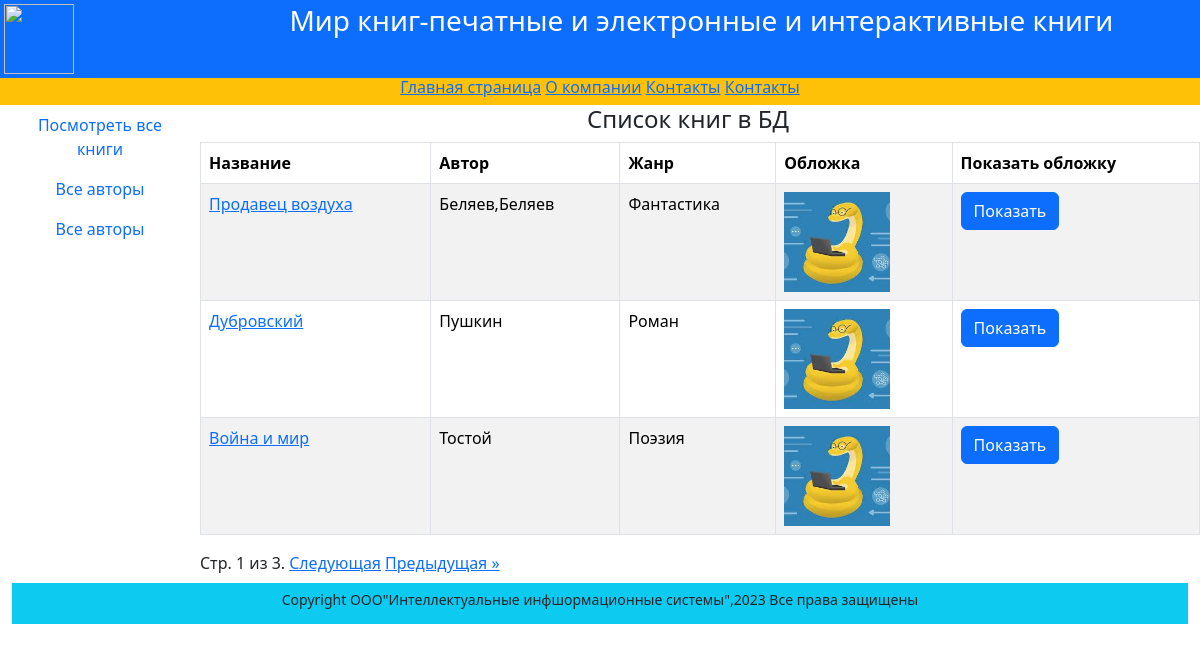
The page /books/ on the database its author committed.
### catalog/models.py (models this page shows, shortened)
class Book(models.Model):
    title = models.CharField(max_length=200,
                             help_text='Введите название книги',
                             verbose_name='Название книги')
    genre = models.ForeignKey('Genre',on_delete=models.CASCADE,help_text='Выберите жанр для книги',
                            verbose_name ='Жанр книги',null=True)
    language = models.ForeignKey('Language',on_delete = models.CASCADE,
                             help_text ='Выберите  язык книги',
                             verbose_name ='Язык книги',null=True)
    publisher = models.ForeignKey('Publisher',on_delete= models.CASCADE ,help_text='Выберите  издательство',
                                                    verbose_name='Издательство',null=True)
    year = models.CharField(max_length=4,
                            help_text='Введите год издания',
                            verbose_name='Год издания')
    author = models.ManyToManyField('Author',
                                help_text='Выберите автора(авторов)',
                                verbose_name='Автор (авторы) книги')
    summary = models.TextField(max_length=1000,help_text='Введите краткое описание книги',
                               verbose_name='Аннотация книги')
    isbn = models.CharField(max_length=13,
                            help_text='Должно содержать 13 символов',
                            verbose_name='ISBN книги')
    price = models.DecimalField(decimal_places=2,max_digits=7,
                                help_text='Введите цену книги',
                                verbose_name='Цена (руб.)')
    photo = models.ImageField(upload_to='images',
                              help_text='Введите изображение обложки',
                              verbose_name='Изображение обложки',
                              null=True , blank=True ,
                              default="images/2.jpeg")
    def display_author(self):
        return ','.join([author.last_name for author in
                         self.author.all()])
    display_author.short_description = 'Авторы'

class Author(models.Model):
    first_name = models.CharField(max_length=100,help_text='Введите имя автора',
                                  verbose_name='Имя автора')
    last_name = models.CharField(max_length=100,help_text='Введите фамилию автора',
                                 verbose_name='Фамимлия атора')
    data_of_birth = models.DateField(help_text='Введите дату рождения',
                                  verbose_name='Дата рождения',
                                  null=True)
    about = models.TextField(help_text='Введите сведения об авторе',
                             verbose_name='Сведения об авторе')
    photo = models.ImageField(upload_to='images',
                              help_text='Введите фото автора',
                              verbose_name='Фото автора',
                              null=True , blank=True, default='images/2.jpeg')

class Genre(models.Model):
    name = models.CharField(max_length=200,help_text='Введите жанр крниги',
                            verbose_name='Жанр книги')
    def __str__(self):
        return self.name

### catalog/views.py (the view)
# urls.py: path('books/', views. BookListView.as_view(), name='books'),
class BookListView(ListView):
    model = Book
    context_object_name = 'books'
    paginate_by = 3

### catalog/templates/catalog/book_list.html
{% extends "catalog/base.html" %}
{% block content %}
<div class="row text-center text-dark lh-2">
    <h4>Список книг в БД</h4>
</div>
{% if books %}
<table class="table table-striped table-bordered text-start">
    <thead>
    <tr>
        <th>Название</th>
        <th>Автор</th>
        <th>Жанр</th>
        <th>Обложка</th>
        <th>Показать обложку</th>
    </tr>
    </thead>
    <tbody>
    {% for book in books %}
    <tr>
        <td><a href="{{ book.id }}"> {{ book.title }} </a></td>
        <td>{{ book.display_author }}</td>
        <td>{{ book.genre }}</td>
        <td><img src="{{ book.photo.url }}" alt="connect"
                 style="max-height:100px"></td>
        <td><a href="{{book.photo.url}}"
               class="btn btn-primary"
               target="_blank">Показать</a></td>
    </tr>
    {% endfor %}
    </tbody>
</table>
{% else %}
<p>В базе книг нет</p>
{% endif %}
{% endblock %}

### catalog/templates/catalog/base.html (shortened to what this page needs)
<!DOCTYPE html>
<html lang="en">
<head>
    {% load static %}
    <link href="https://cdn.jsdelivr.net/npm/bootstrap@5.3.3/dist/css/bootstrap.min.css" rel="stylesheet"
>
</head>
<body>
<div class="container-fluid p-1 bg-primary text-white text-center">
    <div class="row">
        <div class="col-2 text-start">
            <img src="{% static 'image/pp100.jpg' %}" width="70"
                 height="70">
        </div>
        <div class="col-10">
            <h3>Мир книг-печатные и электронные и интерактивные книги</h3>
        </div>
    </div>
</div>
<div class="container-fluid">
    <div class="row bg-warning text-center">
        <h6>
            <a href="{% url 'catalog:index' %}">Главная страница</a>
            <a href="{% url 'catalog:index' %}">О компании</a>
            <a href="{% url 'catalog:about' %}">Контакты</a>
            <a href="{% url 'catalog:contact' %}">Контакты</a>
        </h6>
    </div>
</div>
<div class="container-fluid">
    <div class="row text-center text-body">
        <div class="col-2">
            {% block sidebar %}
            <nav class="nav flex-column">
                <a class="nav-link" href="{% url 'catalog:books' %}">Посмотреть все книги</a>
                <a class="nav-link" href="{% url 'catalog:books-list' %}">Все авторы</a>
                <a class="nav-link" href="{% url 'catalog:authors-list' %}">Все авторы</a>
            </nav>
            {% endblock sidebar %}
        </div>
        <div class="col-10">
            <div class="row text-center">
                {% block content %}
                {% endblock content %}
                <div class="pagination">
                        <span class="step-links">
                            {% if page_obj.paginator.num_pages > 1 %}
                                <span class="current">
                                    Cтр. {{ page_obj.number }}
                                        из {{ page_obj.paginator.num_pages }}.
                                </span>
                                {% if page_obj.has_next %}
                                    <a href="?page={{ page_obj.
                                        next_page_number}}">Следующая</a>
                                    <a href="?page={{ page_obj.paginator.
                                          num_pages}}">Предыдущая &raquo;</a>
                                {% endif %}
                            {% endif %}
                        </span>
                </div>
            </div>
        </div>
    </div>
    <div class="container-fluid">
        <div class="row bg-info text-center text-dark small lh-sm pt-2  my-2">
            {% block footer %}
            <p>Copyright ООО"Интеллектуальные инфшормационные системы",2023
                Все права защищены</p>
            {% endblock footer %}
        </div>
    </div>
</div>
</body>
</html>

### rows shown on the page
Book: title "Продавец воздуха", display_author "Беляев,Беляев", genre "Фантастика", photo (picture)
Book: title "Дубровский", display_author "Пушкин", genre "Роман", photo (picture)
Book: title "Война и мир", display_author "Тостой", genre "Поэзия", photo (picture)

### other values the page prints
{{ page_obj.number }} "1"
{{ page_obj.paginator.num_pages }} "3"
